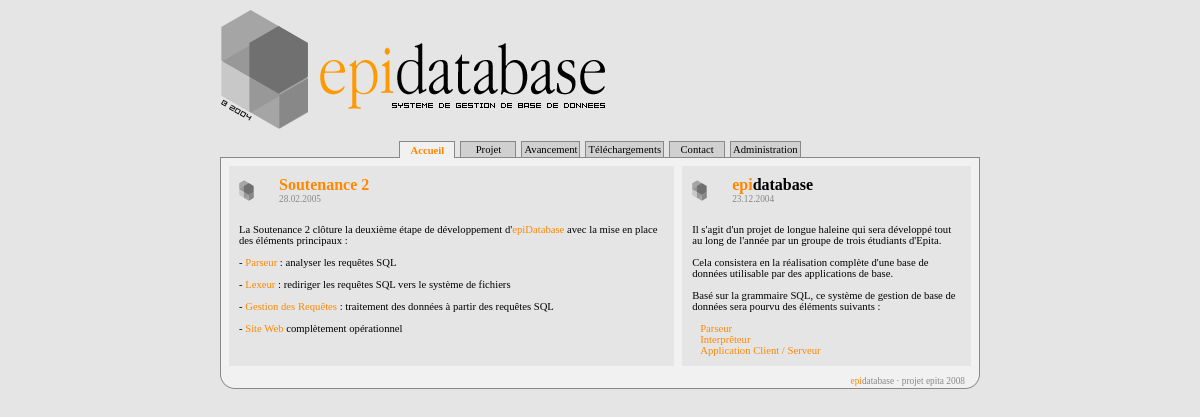
The page / on the database its author committed.
### tables this page shows
CREATE TABLE epinews (
  idNews int(6) NOT NULL auto_increment,
  Titre varchar(255) NOT NULL default '',
  Corps text NOT NULL,
  Date int(16) NOT NULL default '0',
  PRIMARY KEY  (idNews),
  UNIQUE KEY idNews (idNews)
) TYPE=MyISAM;

### parametres/constantes.php (called while the page is built, shortened)
<?
$nom_bdd = "epidatabase";
?>

### home.php (the view)
<table cellpadding=0 cellspacing=0 width=100%>
	<tr>
		<td width=60% valign="top">
			<?
			$SQL = "SELECT * FROM epinews ORDER BY Date DESC Limit 0,1";
			$result = mysql_db_query("$nom_bdd" , $SQL , $connexion);
			while($resultat = mysql_fetch_array($result))
			{
				$Date = gmdate("d.m.Y", $resultat['Date']);
				$Titre = $resultat['Titre'];
				$Corps = str_replace("\n", "<br>", $resultat['Corps']);
			}
			?>
			<table cellpadding=10 cellspacing=0 width=100%>
				<tr>
					<td width=20>
						<img src="images/puce.gif">
					</td>
					<td valign="middle">
						<font class="h1">
							<?=$Titre?><br>
						</font>
						<font class="h0">
							<?=$Date?>
						</font>
					</td>
				</tr>
				<tr>
					<td colspan=2>
						<?=$Corps?>
					</td>
				</tr>
			</table>
		</td>
		<td width=8 bgcolor="#F1F1F1"></td>
		<td valign="top">
			<table cellpadding=10 cellspacing=0 width=100%>
				<tr>
					<td width=20>
						<img src="images/puce.gif">
					</td>
					<td valign="middle">
						<font class="h1">
							epi<font color="#000000">database</font><br>
						</font>
						<font class="h0">
							23.12.2004
						</font>
					</td>
				</tr>
				<tr>
					<td colspan=2>
						Il s'agit d'un projet de longue haleine qui sera développé tout au long de l'année par un groupe de
						trois étudiants d'Epita.<br>
						<br>
						Cela consistera en la réalisation complète d'une base de données utilisable par des applications de base.<br>
						<br>
						Basé sur la grammaire SQL, ce système de gestion de base de données sera pourvu des éléments suivants :<br>
						<br>
							&nbsp;&nbsp;&nbsp;<font color="#FF8800">Parseur</font><br>
							&nbsp;&nbsp;&nbsp;<font color="#FF8800">Interprêteur</font><br>
							&nbsp;&nbsp;&nbsp;<font color="#FF8800">Application Client / Serveur</font><br>
					</td>
				</tr>
			</table>
		</td>
	</tr>
</table>

### parametres/style.css (style rules this page uses)
body, table { background-color: #E5E5E5; font-family: tahoma; font-size: 8pt; color: #000000; }
.h1 { font-family: trebuchet ms; font-size: 12pt; color: #FF8800; font-weight: bold; }
.h0 { color: #888888; font-family: tahoma; font-size: 7pt; font-weight: normal; }

### rows shown on the page
epinews: Titre "Soutenance 2", Date "28.02.2005", Corps "La Soutenance 2 clôture la deuxième étape de développement d' epiDatabase avec la mise en place des éléments principaux : - Parseur : analyser les requêtes SQL - Lexeur : rediriger les requêtes SQL vers le système de fichiers - Gestion des Requêtes : traitement des données à partir des requêtes SQL - Site Web complètement opérationnel"

### other values the page prints
$Tabs[$i]->Libelle "Accueil"
$Tabs[$i]->Libelle "Projet"
$Tabs[$i]->Libelle "Avancement"
$Tabs[$i]->Libelle "Téléchargements"
$Tabs[$i]->Libelle "Contact"
$Tabs[$NbTabs-1]->Libelle "Administration"
